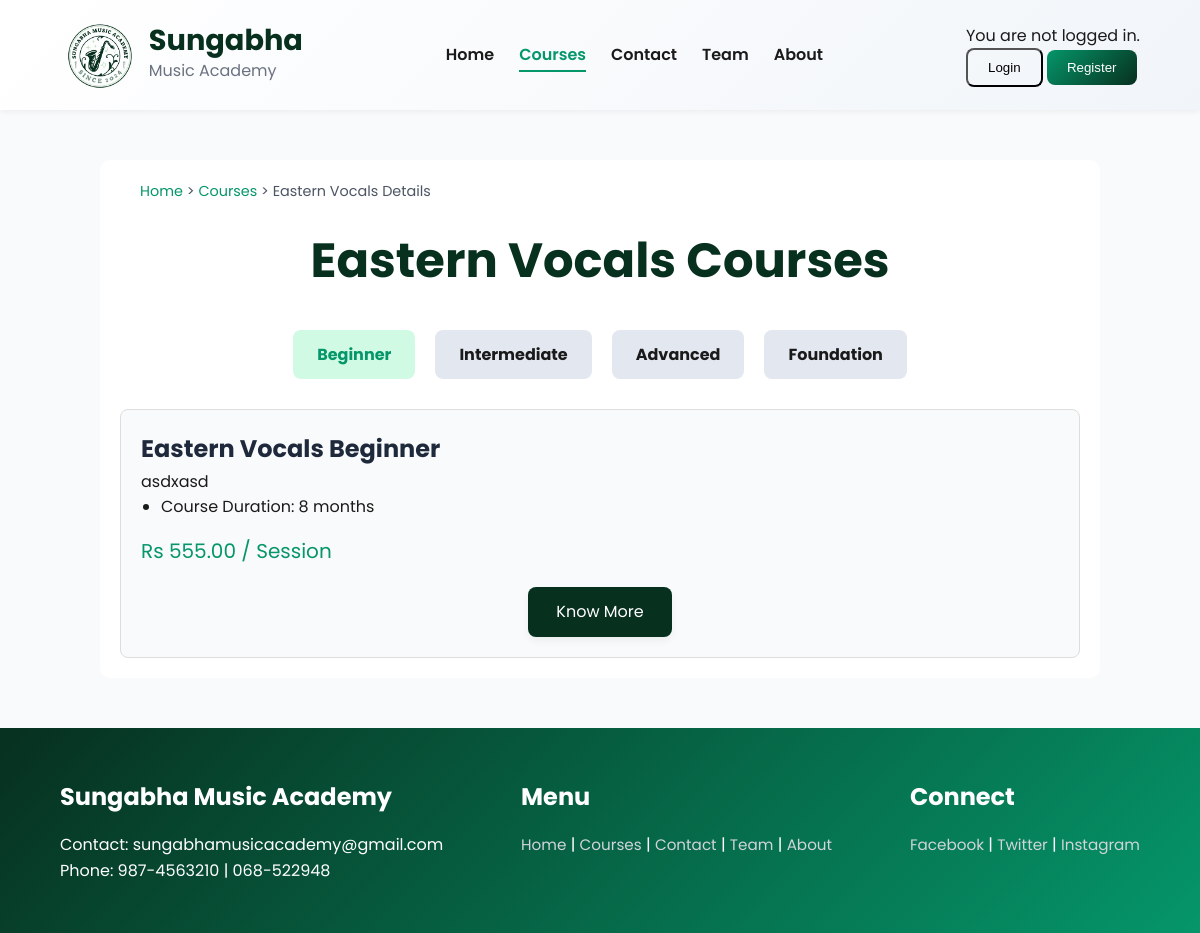
Page /course/13/ on the earlier database version.
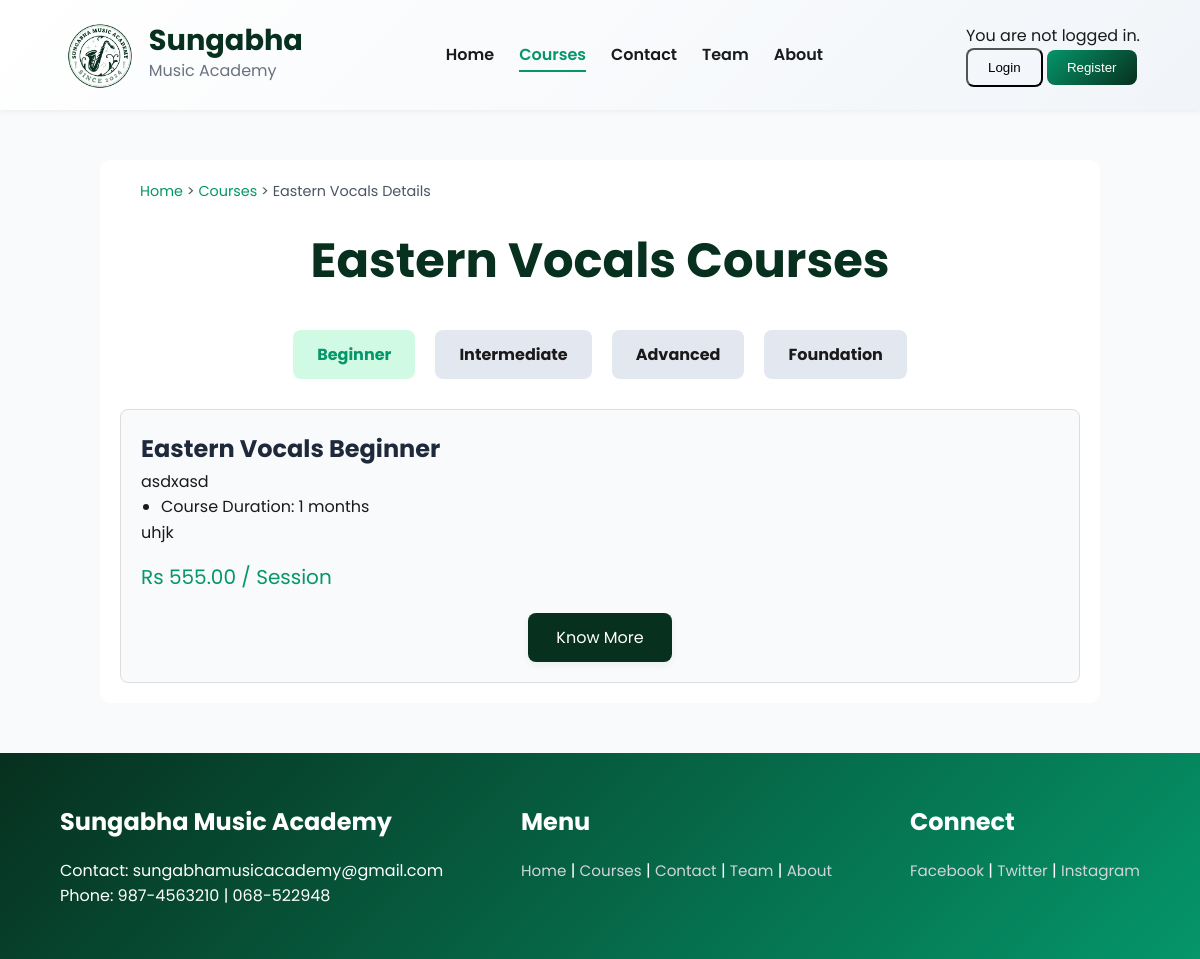
Same page on the later database version.
### music/models.py (models this page shows, shortened)
class Level(models.Model):
    LEVEL_CHOICES = [
        ('Foundation', 'Foundation'),
        ('Beginner', 'Beginner'),
        ('Intermediate', 'Intermediate'),
        ('Advanced', 'Advanced'),
    ]
    name = models.CharField(max_length=100, choices=LEVEL_CHOICES)
    description = models.TextField(default="No description available")
    duration = models.IntegerField(default=0, help_text="Duration in months")
    price = models.DecimalField(max_digits=10, decimal_places=2, default=0.0, help_text="Price in Rs")
    language = models.CharField(max_length=50, default="English")
    format = models.CharField(max_length=100, default="1:1 lesson with Teacher")
    access = models.CharField(max_length=100, default="Mobile & Desktop Access")
    certificate = models.CharField(max_length=100, default="On completion")
    highlights = models.TextField(default="", blank=True)

### music/views.py (the view)
# urls.py: path('course/<int:course_id>/', views.course_detail, name='course_detail'),
def course_detail(request, course_id):
    course = get_object_or_404(Course, id=course_id)
    logger.debug(f"Rendering course detail: course_id={course_id}, user={request.user.username if request.user.is_authenticated else 'Anonymous'}")
    return render(request, 'course_detail.html', {'course': course})

### music/templates/course_detail.html (shortened to what this page needs)
{% load static %}
<!DOCTYPE html>
<html lang="en">
<head>
</head>
<body>
    <nav>
        <div class="logo-container">
            <img src="{% static 'images/LogoR.png' %}" alt="Sungabha Music Academy Logo" aria-label="Sungabha Music Academy Logo">
            <div class="brand-text">
                <span class="brand-title">Sungabha</span>
                <span class="brand-subtitle">Music Academy</span>
            </div>
        </div>
        <div>
            <a href="{% url 'home' %}">Home</a>
            <a href="{% url 'courses_list' %}" class="active" aria-current="page">Courses</a>
            <a href="{% url 'contact' %}">Contact</a>
            <a href="{% url 'team' %}">Team</a>
            <a href="{% url 'about' %}">About</a>
        </div>
        <div>
            {% if user.is_authenticated %}
                <p>Hello, {{ user.username }}!</p>
            {% else %}
                <p>You are not logged in.</p>
                <a href="{% url 'login' %}"><button aria-label="Login">Login</button></a>
                <a href="{% url 'register' %}"><button class="btn-primary" aria-label="Register">Register</button></a>
            {% endif %}
        </div>
    </nav>
    <div class="container">
        <div class="breadcrumb">
            <a href="{% url 'home' %}">Home</a> > <a href="{% url 'courses_list' %}">Courses</a> > {{ course.title }} Details
        </div>
        <h1>{{ course.title }} Courses</h1>
        <div class="tabs">
            {% for level in course.levels.all %}
                <div class="tab {% if forloop.first %}active{% endif %}" onclick="showTab('{{ level.name|lower }}')">
                    {{ level.name }}
                </div>
            {% endfor %}
        </div>
        {% for level in course.levels.all %}
        <div id="{{ level.name|lower }}" class="tab-content {% if forloop.first %}active{% endif %}">
            <div class="course-details">
                <h2>{{ course.title }} {{ level.name }}</h2>
                <p>{{ level.description }}</p>
                <ul>
                    <li>Course Duration: {{ level.duration }} months</li>
                </ul>
                <div>
                    {{ level.highlights|safe }}
                </div>
                <div class="price">Rs {{ level.price }} / Session</div>
                <div style="text-align: center;">
                    <a href="{% url 'course_detail_payment' course.id %}" class="btn">Know More</a>
                </div>
            </div>
        </div>
        {% endfor %}
    </div>
    <footer class="footer" aria-label="Footer">
        <div>
            <h3>Sungabha Music Academy</h3>
            <p>Contact: sungabhamusicacademy@gmail.com<br>Phone: 987-4563210 | 068-522948</p>
        </div>
        <div>
            <h3>Menu</h3>
            <a href="{% url 'home' %}" aria-label="Home">Home</a> |
            <a href="{% url 'courses_list' %}" aria-label="Courses">Courses</a> |
            <a href="{% url 'contact' %}" aria-label="Contact">Contact</a> |
            <a href="{% url 'team' %}" aria-label="Team">Team</a> |
            <a href="{% url 'about' %}" aria-label="About">About</a>
        </div>
        <div>
            <h3>Connect</h3>
            <a href="#" aria-label="Facebook">Facebook</a> |
            <a href="#" aria-label="Twitter">Twitter</a> |
            <a href="#" aria-label="Instagram">Instagram</a>
        </div>
    </footer>
</body>
</html>

Differences in the rows shown:
changed Level "Beginner": duration "8" → "1"; highlights (not shown) → "uhjk"
